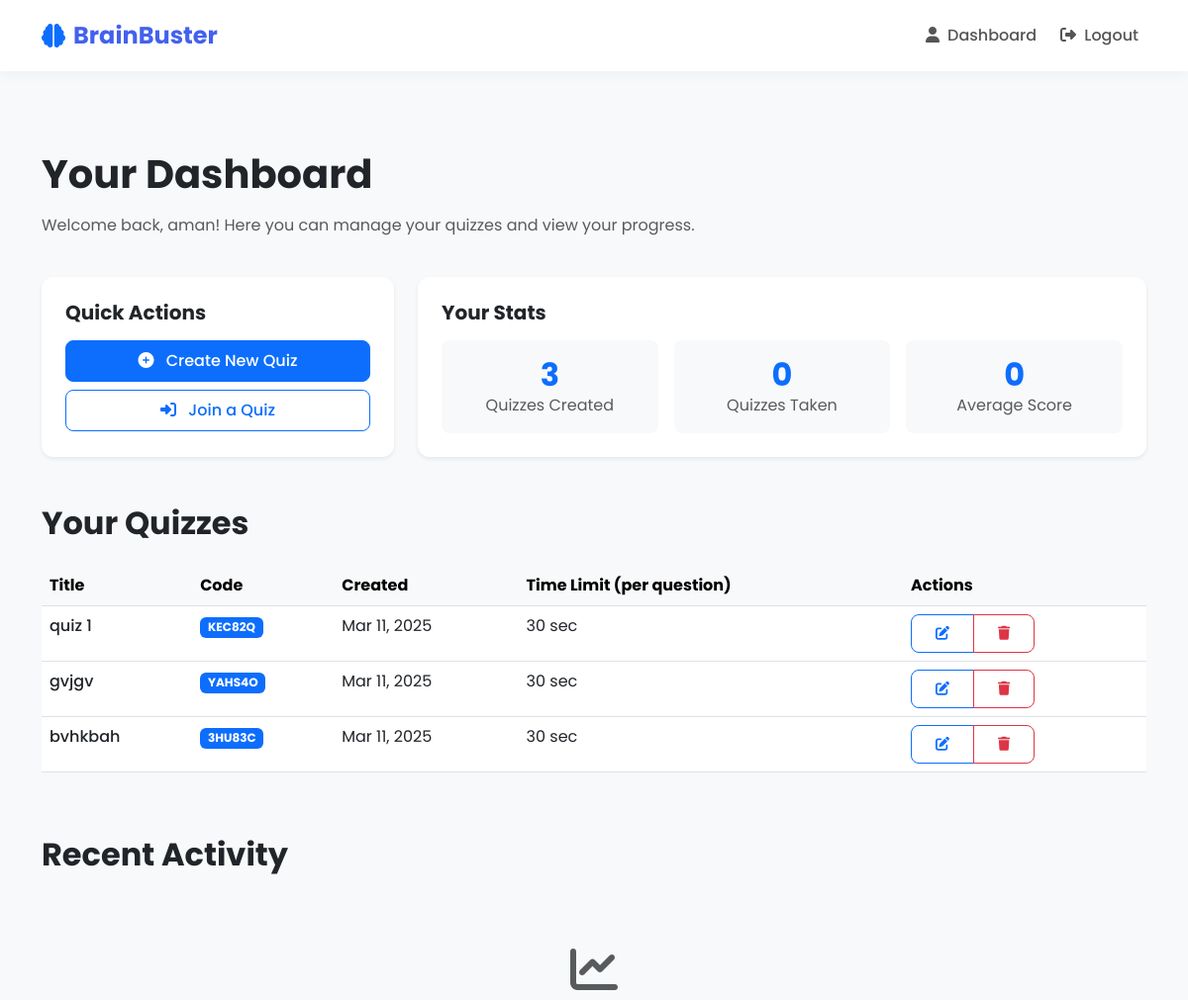
Before: /quizzes/ (signed in, upper part) with the older database file.
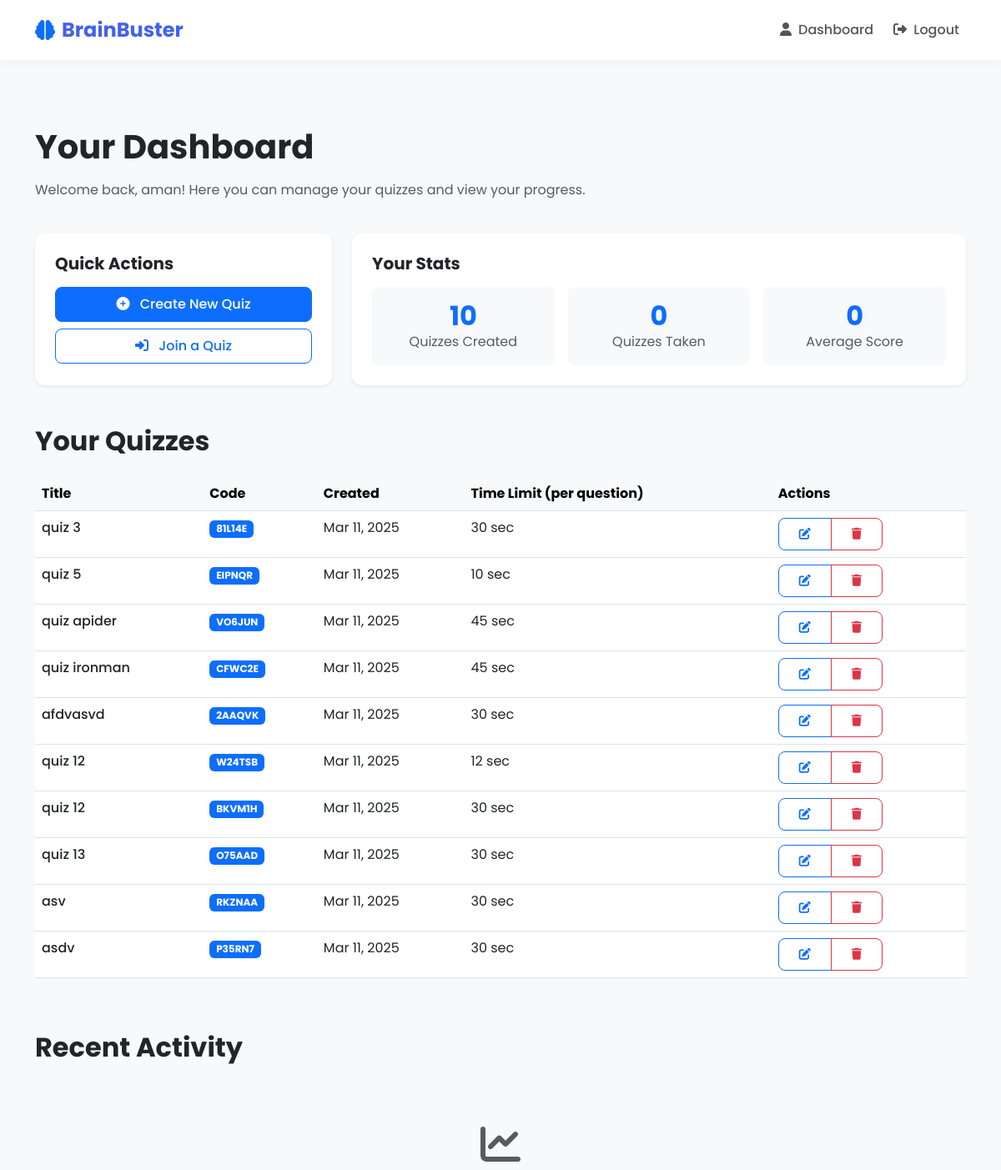
After: the same page with the newer database file.
### quizzes/models.py (models this page shows, shortened)
class Quiz(models.Model):
    title = models.CharField(max_length=255)
    description = models.TextField(blank=True, null=True)
    icon = models.CharField(max_length=50, default="question-circle")
    code = models.CharField(max_length=10, unique=True, default=generate_unique_code)
    created_by = models.ForeignKey(User, on_delete=models.CASCADE, related_name='quizzes')
    created_at = models.DateTimeField(auto_now_add=True)
    time_limit_per_question = models.IntegerField(help_text="Time limit in seconds", default=30)

### quizzes/views.py (the view)
# urls.py: path('', views.dashboard, name='quiz_dashboard'),
@login_required
def dashboard(request):
    created_quizzes = Quiz.objects.filter(created_by=request.user)
    participated_quizzes = request.user.participations.all().select_related('quiz')
    return render(request, 'quizzes/dashboard.html', {
        'created_quizzes': created_quizzes,
        'participated_quizzes': participated_quizzes,
    })

### templates/quizzes/dashboard.html (shortened to what the changed rows need)
{% extends 'base.html' %}
{% block content %}
<div class="container py-5">
    <div class="row mb-4">
        <div class="col-12">
            <h1 class="fw-bold mb-3">Your Dashboard</h1>
        </div>
    </div>
    <div class="row g-4">
        <div class="col-md-8">
            <div class="card h-100 shadow-sm border-0">
                <div class="card-body p-4">
                    <div class="row g-3 text-center">
                        <div class="col-4">
                            <div class="p-3 bg-light rounded-3">
                                <h2 class="text-primary fw-bold mb-0">{{ created_quizzes.count }}</h2>
                                <p class="text-muted mb-0">Quizzes Created</p>
                            </div>
                        </div>
                        <div class="col-4">
                            <div class="p-3 bg-light rounded-3">
                                <h2 class="text-primary fw-bold mb-0">{{ user.participations.count }}</h2>
                            </div>
                        </div>
                        <div class="col-4">
                            <div class="p-3 bg-light rounded-3">
                                <h2 class="text-primary fw-bold mb-0">0</h2>
                            </div>
                        </div>
                    </div>
                </div>
            </div>
        </div>
    </div>
    <div class="row mt-5">
        <div class="col-12">
            <h2 class="fw-bold mb-4">Your Quizzes</h2>
            {% if created_quizzes %}
                <div class="table-responsive">
                    <table class="table table-hover">
                        <thead class="table-light">
                            <tr>
                                <th>Title</th>
                                <th>Code</th>
                                <th>Created</th>
                                <th>Time Limit (per question)</th>
                                <th>Actions</th>
                            </tr>
                        </thead>
                        <tbody>
                            {% for quiz in created_quizzes %}
                            <tr>
                                <td class="fw-medium">{{ quiz.title }}</td>
                                <td><span class="badge bg-primary">{{ quiz.code }}</span></td>
                                <td>{{ quiz.created_at|date:"M d, Y" }}</td>
                                <td>{{ quiz.time_limit_per_question }} sec</td>
                                <td>
                                    <div class="btn-group">
                                        <a href="{% url 'edit_quiz' quiz.id %}" class="btn btn-sm btn-outline-primary">
                                            <i class="fas fa-edit"></i>
                                        </a>
                                        <button type="button" class="btn btn-sm btn-outline-danger delete-quiz-btn"
                                                data-bs-toggle="modal" data-bs-target="#deleteQuizModal"
                                                data-quiz-id="{{ quiz.id }}" data-quiz-title="{{ quiz.title }}">
                                            <i class="fas fa-trash"></i>
                                        </button>
                                    </div>
                                </td>
                            </tr>
                            {% endfor %}
                        </tbody>
                    </table>
                </div>
            {% endif %}
        </div>
    </div>
    <div class="row mt-5">
        <div class="col-12">
            <h2 class="fw-bold mb-4">Recent Activity</h2>
        </div>
    </div>
</div>
{% endblock %}

Changed rows visible on the page:
removed Quiz: title "quiz 1", code "KEC82Q", created_at "Mar 11, 2025", time_limit_per_question "30"
removed Quiz: title "gvjgv", code "YAHS4O", created_at "Mar 11, 2025", time_limit_per_question "30"
removed Quiz: title "bvhkbah", code "3HU83C", created_at "Mar 11, 2025", time_limit_per_question "30"
added Quiz: title "quiz 3", code "81L14E", created_at "Mar 11, 2025", time_limit_per_question "30"
added Quiz: title "quiz 5", code "EIPNQR", created_at "Mar 11, 2025", time_limit_per_question "10"
added Quiz: title "quiz apider", code "VO6JUN", created_at "Mar 11, 2025", time_limit_per_question "45"
added Quiz: title "quiz ironman", code "CFWC2E", created_at "Mar 11, 2025", time_limit_per_question "45"
added Quiz: title "afdvasvd", code "2AAQVK", created_at "Mar 11, 2025", time_limit_per_question "30"
added Quiz: title "quiz 12", code "W24TSB", created_at "Mar 11, 2025", time_limit_per_question "12"
added Quiz: title "quiz 12", code "BKVM1H", created_at "Mar 11, 2025", time_limit_per_question "30"
added Quiz: title "quiz 13", code "O75AAD", created_at "Mar 11, 2025", time_limit_per_question "30"
added Quiz: title "asv", code "RKZNAA", created_at "Mar 11, 2025", time_limit_per_question "30"
added Quiz: title "asdv", code "P35RN7", created_at "Mar 11, 2025", time_limit_per_question "30"
Other visible differences:
{{ created_quizzes.count }}: "3" → "10"
